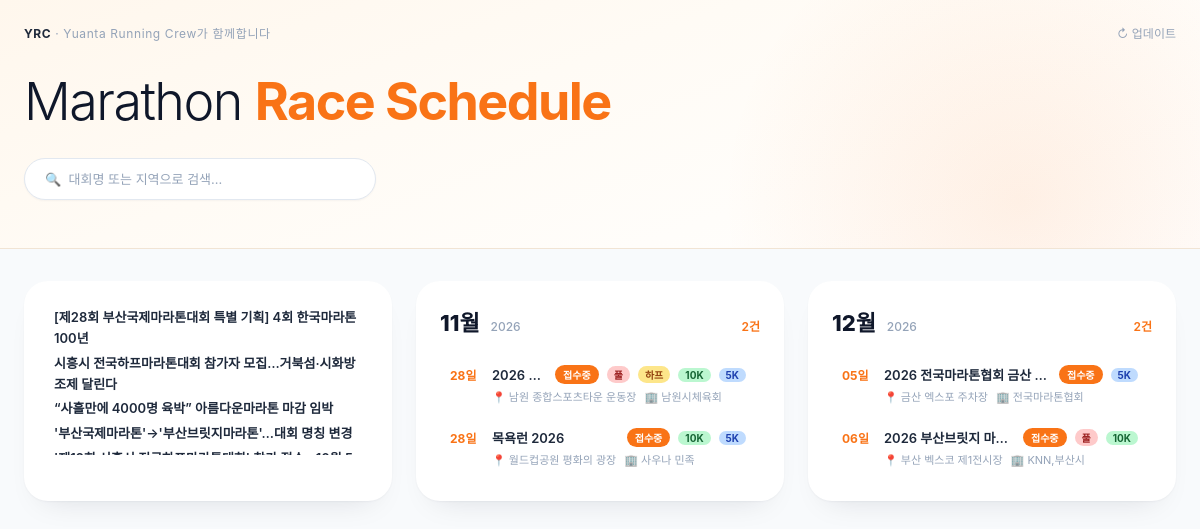
The page / on the database its author committed.
### tables this page shows
CREATE TABLE news (
            id INTEGER PRIMARY KEY AUTOINCREMENT,
            title TEXT NOT NULL,
            url TEXT,
            source TEXT,
            published TEXT,
            created_at TEXT DEFAULT (datetime('now', 'localtime'))
        );

CREATE TABLE races (
            id INTEGER PRIMARY KEY AUTOINCREMENT,
            title TEXT NOT NULL,
            date TEXT,
            location TEXT,
            distance TEXT,
            organizer TEXT,
            url TEXT,
            source TEXT,
            reg_start TEXT,
            reg_end TEXT,
            reg_url TEXT,
            created_at TEXT DEFAULT (datetime('now', 'localtime'))
        );

### main.py (the view)
@app.route("/")
def index():
    if not os.path.exists(DB_PATH):
        run_scraper()
    races = get_races()
    today = date.today().isoformat()
    upcoming = [r for r in races if r["date"] >= today]
    month_groups = group_by_month(upcoming)
    news = get_news()
    return render_template(
        "index.html", races=races, month_groups=month_groups, total=len(upcoming), today=today, news=news
    )

### main.py (called while the page is built)
def get_races(search="", distance="", month=""):
    conn = sqlite3.connect(DB_PATH)
    conn.row_factory = sqlite3.Row
    c = conn.cursor()
    query = "SELECT * FROM races WHERE 1=1"
    params = []
    if search:
        query += " AND (title LIKE ? OR location LIKE ?)"
        params += [f"%{search}%", f"%{search}%"]
    if distance:
        query += " AND distance LIKE ?"
        params.append(f"%{distance}%")
    if month:
        query += " AND date LIKE ?"
        params.append(f"%-{month.zfill(2)}-%")
    query += " ORDER BY date ASC"
    rows = c.execute(query, params).fetchall()
    conn.close()
    return [dict(r) for r in rows]

def get_news(limit=15):
    conn = sqlite3.connect(DB_PATH)
    conn.row_factory = sqlite3.Row
    c = conn.cursor()
    rows = c.execute("SELECT * FROM news ORDER BY id ASC LIMIT ?", (limit,)).fetchall()
    conn.close()
    return [dict(r) for r in rows]

def group_by_month(races):
    groups = []
    current_key = None
    for race in races:
        key = race["date"][:7]
        if key != current_key:
            year, month = key.split("-")
            groups.append({"year": int(year), "month": int(month), "races": []})
            current_key = key
        groups[-1]["races"].append(race)
    return groups

### templates/index.html (shortened to what this page needs)
<!DOCTYPE html>
<html lang="ko">
<head>
  <link rel="stylesheet" as="style" crossorigin href="https://cdn.jsdelivr.net/gh/orioncactus/pretendard@v1.3.9/dist/web/static/pretendard.min.css">
</head>
<body>
<header class="hero">
  <div class="hero-inner">
    <nav class="hero-nav">
      <div class="hero-brand"><strong>YRC</strong> <span>· Yuanta Running Crew가 함께합니다</span></div>
      <button class="hero-update" onclick="triggerCrawl()">↻ 업데이트</button>
    </nav>
    <h1 class="hero-title">Marathon <span>Race Schedule</span></h1>
    <div class="hero-search">
      <input id="search-input" type="text" placeholder="🔍  대회명 또는 지역으로 검색..." oninput="filterRaces()" />
    </div>
  </div>
</header>
<main class="main">
  <div class="month-grid" id="month-grid">
    {% if news %}
    <div class="month-box news-box">
      <div class="month-race-list">
        {% for item in news %}
        <a class="news-row" href="{{ item.url }}" target="_blank" rel="noopener">
          <div class="news-row-title">{{ item.title }}</div>
        </a>
        {% endfor %}
      </div>
    </div>
    {% endif %}
    {% for group in month_groups %}
    <div class="month-box" data-month-box>
      <div class="month-box-head">
        <div class="month-box-title">{{ group.month }}월 <span class="year">{{ group.year }}</span></div>
        <div class="month-box-count" data-month-count></div>
      </div>
      <div class="month-race-list">
        {% for race in group.races %}
        {% set is_closed = '마감' in race.title or (race.reg_end and today > race.reg_end) %}
        <div class="race-row"
             data-title="{{ race.title }}"
             data-date="{{ race.date }}"
             data-location="{{ race.location or '' }}"
             data-distance="{{ race.distance or '' }}"
             data-organizer="{{ race.organizer or '' }}"
             data-url="{{ race.url or '' }}"
             data-reg-start="{{ race.reg_start or '' }}"
             data-reg-end="{{ race.reg_end or '' }}"
             data-reg-url="{{ race.reg_url or '' }}"
             onclick="openDetail(this)">
          <div class="race-row-top">
            <span class="race-row-day">{{ race.date[8:10] }}일</span>
            <span class="race-row-title">{{ race.title }}</span>
            {% if is_closed %}
            <span class="badge badge-closed">마감</span>
            {% else %}
            <span class="badge badge-open">접수중</span>
            {% endif %}
            {% if '풀' in race.distance %}<span class="badge-dist bd-full">풀</span>{% endif %}
            {% if '하프' in race.distance %}<span class="badge-dist bd-half">하프</span>{% endif %}
            {% if '10K' in race.distance or '10k' in race.distance or '10km' in race.distance %}<span class="badge-dist bd-10k">10K</span>{% endif %}
            {% if '5K' in race.distance or '5k' in race.distance or '5km' in race.distance %}<span class="badge-dist bd-5k">5K</span>{% endif %}
          </div>
          <div class="race-row-meta">
            {% if race.location %}<span>📍 {{ race.location }}</span>{% endif %}
            {% if race.organizer %}<span>🏢 {{ race.organizer }}</span>{% endif %}
          </div>
        </div>
        {% endfor %}
      </div>
    </div>
    {% endfor %}
  </div>
</main>
</body>
</html>

### templates/index.html (style rules this page uses)
*, *::before, *::after { box-sizing: border-box; margin: 0; padding: 0; }
* { font-family: 'Pretendard', -apple-system, BlinkMacSystemFont, sans-serif; }
body { background: #f8fafc; color: #1e293b; min-height: 100vh; }
a { text-decoration: none; }
button { cursor: pointer; font-family: inherit; }
.hero { background: linear-gradient(160deg, #fff7ed 0%, #fffbf5 40%, #ffffff 100%); border-bottom: 1px solid #f1e4d4; position: relative; overflow: hidden; }
.hero::before { content: ''; position: absolute; top: -40%; right: -10%; width: 600px; height: 600px; background: radial-gradient(circle, rgba(249,115,22,0.10) 0%, transparent 70%); pointer-events: none; }
.hero-inner { max-width: 80rem; margin: 0 auto; padding: 1.5rem 1.5rem 3rem; position: relative; z-index: 1; }
.hero-nav { display: flex; justify-content: space-between; align-items: center; margin-bottom: 2rem; }
.hero-brand { font-size: 12px; letter-spacing: 0.05em; }
.hero-brand strong { color: #1e293b; font-weight: 700; }
.hero-brand span { color: #94a3b8; }
.hero-update { background: none; border: none; color: #94a3b8; font-size: 12px; display: flex; align-items: center; gap: 6px; }
.hero-title { font-size: 3.25rem; font-weight: 300; color: #0f172a; line-height: 1.1; letter-spacing: -0.03em; margin-bottom: 1.75rem; }
.hero-title span { color: #f97316; font-weight: 700; }
.hero-search input { width: 100%; max-width: 22rem; background: #fff; border: 1px solid #e2e8f0; border-radius: 999px; padding: 12px 20px; font-size: 13px; color: #0f172a; outline: none; box-shadow: 0 1px 2px rgba(15,23,42,0.04); transition: border-color 0.15s, box-shadow 0.15s; }
.hero-search input::placeholder { color: #94a3b8; }
.main { max-width: 80rem; margin: 0 auto; padding: 2rem 1.5rem; }
.news-box .month-race-list { max-height: 150px; gap: 0; }
.news-row { display: block; border-radius: 8px; padding: 2px 6px; transition: background 0.15s; }
.news-row-title { font-size: 13px; font-weight: 600; color: #1e293b; line-height: 1.6; }
.month-grid { display: grid; grid-template-columns: repeat(auto-fill, minmax(340px, 1fr)); gap: 24px; }
.month-box { background: #fff; border-radius: 24px; padding: 24px; display: flex; flex-direction: column; box-shadow: 0 1px 2px rgba(15,23,42,0.04), 0 16px 32px -20px rgba(15,23,42,0.15); }
.month-box-head { display: flex; align-items: baseline; justify-content: space-between; margin-bottom: 18px; }
.month-box-title { font-size: 22px; font-weight: 800; color: #0f172a; }
.month-box-title .year { font-size: 12px; font-weight: 500; color: #94a3b8; margin-left: 6px; }
.month-box-count { font-size: 12px; color: #f97316; font-weight: 600; }
.month-race-list { display: flex; flex-direction: column; gap: 4px; max-height: 460px; overflow-y: auto; padding-right: 4px; }
.race-row { border-radius: 12px; padding: 10px 10px; cursor: pointer; transition: background 0.15s; }
.race-row-top { display: flex; align-items: center; gap: 8px; margin-bottom: 4px; }
.race-row-day { font-size: 12px; font-weight: 700; color: #f97316; flex-shrink: 0; width: 34px; }
.race-row-title { font-size: 13px; font-weight: 600; color: #1e293b; flex: 1; min-width: 0; overflow: hidden; text-overflow: ellipsis; white-space: nowrap; }
.race-row-meta { display: flex; flex-wrap: wrap; gap: 8px; font-size: 11px; color: #94a3b8; padding-left: 42px; }
.badge { display: inline-block; font-size: 10px; font-weight: 700; padding: 2px 8px; border-radius: 999px; flex-shrink: 0; }
.badge-open { background: #f97316; color: #fff; }
.badge-dist { display: inline-block; font-size: 10px; font-weight: 700; padding: 1px 7px; border-radius: 999px; flex-shrink: 0; }
.bd-full { background:#fecaca; color:#991b1b; }
.bd-half { background:#fde68a; color:#92400e; }
.bd-10k { background:#bbf7d0; color:#166534; }
.bd-5k { background:#bfdbfe; color:#1e40af; }

### rows shown on the page
news: title "[제28회 부산국제마라톤대회 특별 기획] 4회 한국마라톤 100년"
news: title "시흥시 전국하프마라톤대회 참가자 모집…거북섬·시화방조제 달린다"
news: title "“사흘만에 4000명 육박” 아름다운마라톤 마감 임박"
news: title "'부산국제마라톤'→'부산브릿지마라톤'…대회 명칭 변경"
races: date "28", title "2026…", distance "풀", location "남원 종합스포츠타운 운동장", organizer "남원시체육회"
races: date "28", title "목욕런 2026", distance "10K", location "월드컵공원 평화의 광장", organizer "사우나 민족"
races: date "05", title "2026 전국마라톤협회 금산…", distance "5K", location "금산 엑스포 주차장", organizer "전국마라톤협회"
races: date "06", title "2026 부산브릿지 마…", distance "풀", location "부산 벡스코 제1전시장", organizer "KNN,부산시"

### other values the page prints
{{ group.month }} "11" "12"
{{ group.year }} "2026" "2026"
